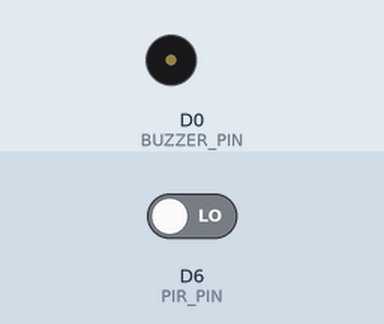
The sketch below on a simulated ESP8266 (NodeMCU). On the bench: buzzer (waves = sounding, pin HIGH). Inputs (shaded band) come from the test bench; at power-on: D6 (PIR_PIN) LOW. WiFi joins after 1.5 s; servers stay silent unless stated; web services answer with replies made up by the test bench; what the sketch prints to the serial monitor is not drawn.

Above: at 2.7 s.
2.8 s: D6 (PIR_PIN) driven HIGH
At 2.9 s:
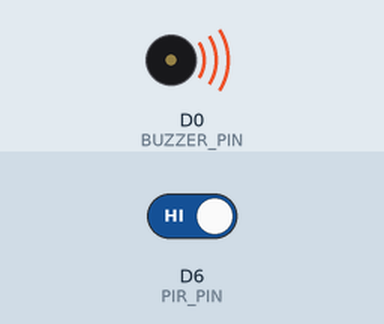
Timing chart, 0 to 11.8 s (numbered marks = the images above; inputs shaded):
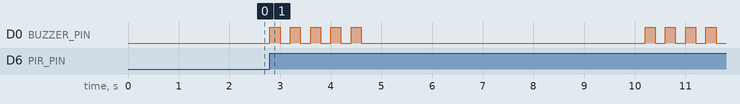

The sketch:

MotionDetectionHandler.ino
```cpp
#include <ESP8266WiFi.h>
#include <ESP8266HTTPClient.h>
#include <ESP8266WebServer.h>
#include <WiFiClientSecure.h> // Include the secure client


// Wi-Fi Credentials
const char* ssid = "";
const char* password = "";

// ESP32-CAM API Endpoint
const char* captureImageURL = ""; // URL to trigger image capture on ESP32 CAM

// Telegram Bot Token and Chat ID
const char* botToken = ""; // Your bot token
const char* chatID = ""; // Your chat ID

// PIR Motion Sensor Pin
#define PIR_PIN D6 // GPIO12 for NodeMCU

// Buzzer Pin
#define BUZZER_PIN D0 // GPIO16 for NodeMCU

ESP8266WebServer server(80);
WiFiClient wifiClient; // Create a WiFi client
bool systemActivated = true; // System activation state

void setup() {
  Serial.begin(115200);

  // Initialize Wi-Fi
  WiFi.begin(ssid, password);
  while (WiFi.status() != WL_CONNECTED) {
    delay(500);
    Serial.print(".");
  }
  Serial.println("\nWiFi connected");
  Serial.print("ESP8266 IP address: ");
  Serial.println(WiFi.localIP());

  // Initialize PIR motion sensor
  pinMode(PIR_PIN, INPUT);

  // Initialize buzzer
  pinMode(BUZZER_PIN, OUTPUT);
  digitalWrite(BUZZER_PIN, LOW); // Ensure buzzer is off initially

  // Set up server routes
  server.on("/activate", []() {
    systemActivated = true;
    server.send(200, "text/plain", "System Activated");
    Serial.println("System Activated: PIR sensor enabled.");
  });

  server.on("/deactivate", []() {
    systemActivated = false;
    server.send(200, "text/plain", "System Deactivated");
    Serial.println("System Deactivated: PIR sensor disabled.");
  });

  server.begin();
  Serial.println("Server started");
}

void loop() {
  server.handleClient(); // Handle incoming HTTP requests

  // Check motion only if system is activated
  if (systemActivated) {
    int motionState = digitalRead(PIR_PIN);
    if (motionState == HIGH) {
      Serial.println("Motion Detected! Sending capture request...");
      beepBuzzer(); // Trigger the buzzer
      sendCaptureRequest(); // Send request to capture an image
      sendTelegramMessage("Motion detected by your ESP8266 device!"); // Send Telegram notification
      delay(5000); // Prevent repeated requests
    }
  }
}

// Function to send HTTP request to ESP32-CAM
void sendCaptureRequest() {
  if (WiFi.status() == WL_CONNECTED) {
    HTTPClient http;
    http.begin(wifiClient, captureImageURL); // Updated: Use WiFiClient with URL
    int httpCode = http.GET();  // Send GET request

    if (httpCode > 0) {
      Serial.println("Request sent successfully. Response code: " + String(httpCode));
    } else {
      Serial.println("Request failed. Error: " + String(http.errorToString(httpCode).c_str()));
    }

    http.end(); // Close connection
  } else {
    Serial.println("WiFi not connected. Cannot send request.");
  }
}

void sendTelegramMessage(String message) {
  if (WiFi.status() == WL_CONNECTED) {
    WiFiClientSecure client; // Use WiFiClientSecure for HTTPS
    HTTPClient http;

    client.setInsecure(); // Disable certificate verification (use for testing; consider adding proper certificates for production)

    String telegramURL = "https://api.telegram.org/bot" + String(botToken) + "/sendMessage?chat_id=" + String(chatID) + "&text=" + message;

    http.begin(client, telegramURL); // Use secure client with the URL
    int httpCode = http.GET(); // Send GET request

    if (httpCode > 0) {
      Serial.println("Telegram notification sent! HTTP code: " + String(httpCode));
      String response = http.getString();
      Serial.println("Response: " + response); // Debug response from Telegram
    } else {
      Serial.println("Telegram notification failed! Error: " + String(http.errorToString(httpCode).c_str()));
    }

    http.end(); // Close connection
  } else {
    Serial.println("WiFi not connected. Cannot send Telegram message.");
  }
}

// Function to beep the buzzer for 2-3 seconds
void beepBuzzer() {
  for (int i = 0; i < 5; i++) { // Adjust the loop count for desired beep duration
    digitalWrite(BUZZER_PIN, HIGH); // Turn on the buzzer
    delay(200);                     // Beep duration (200ms)
    digitalWrite(BUZZER_PIN, LOW);  // Turn off the buzzer
    delay(200);                     // Pause between beeps (200ms)
  }
}
```

Measured:
- after the input at 2.8 s, D0 (BUZZER_PIN): goes 4 × (HIGH 0.20 s, LOW 0.20 s), HIGH 0.20 s, LOW 5.6 s, 3 × (HIGH 0.20 s, LOW 0.20 s), HIGH 0.20 s, then LOW, starting at once
